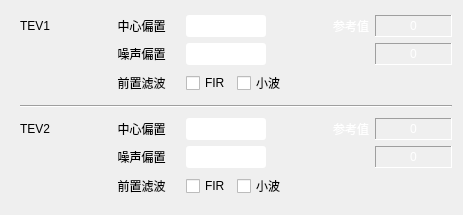
<?xml version="1.0" encoding="UTF-8"?>
<ui version="4.0">
 <class>DebugChannelHigh</class>
 <widget class="QWidget" name="DebugChannelHigh">
  <property name="geometry">
   <rect>
    <x>0</x>
    <y>0</y>
    <width>463</width>
    <height>215</height>
   </rect>
  </property>
  <property name="windowTitle">
   <string>Form</string>
  </property>
  <layout class="QVBoxLayout" name="verticalLayout">
   <property name="leftMargin">
    <number>20</number>
   </property>
   <item>
    <layout class="QGridLayout" name="gridLayout">
     <property name="verticalSpacing">
      <number>6</number>
     </property>
     <item row="0" column="3">
      <widget class="QLabel" name="label_4">
       <property name="styleSheet">
        <string notr="true">color:white</string>
       </property>
       <property name="text">
        <string>参考值</string>
       </property>
       <property name="alignment">
        <set>Qt::AlignRight|Qt::AlignTrailing|Qt::AlignVCenter</set>
       </property>
      </widget>
     </item>
     <item row="1" column="1">
      <widget class="QLabel" name="lab_noise_h1">
       <property name="text">
        <string>噪声偏置</string>
       </property>
       <property name="alignment">
        <set>Qt::AlignCenter</set>
       </property>
      </widget>
     </item>
     <item row="0" column="1">
      <widget class="QLabel" name="lab_zero_h1">
       <property name="text">
        <string>中心偏置</string>
       </property>
       <property name="alignment">
        <set>Qt::AlignCenter</set>
       </property>
      </widget>
     </item>
     <item row="2" column="2">
      <layout class="QHBoxLayout" name="horizontalLayout_5">
       <item>
        <widget class="TTKCheckButtonWidget" name="cbx_FIR_h1">
         <property name="text">
          <string>FIR</string>
         </property>
        </widget>
       </item>
       <item>
        <widget class="TTKCheckButtonWidget" name="cbx_wavelet_h1">
         <property name="text">
          <string>小波</string>
         </property>
        </widget>
       </item>
      </layout>
     </item>
     <item row="2" column="1">
      <widget class="QLabel" name="lab_filter_h1">
       <property name="text">
        <string>前置滤波</string>
       </property>
       <property name="alignment">
        <set>Qt::AlignCenter</set>
       </property>
      </widget>
     </item>
     <item row="0" column="2">
      <widget class="QLineEdit" name="lineEdit_H1_ZERO">
       <property name="sizePolicy">
        <sizepolicy hsizetype="Preferred" vsizetype="Fixed">
         <horstretch>0</horstretch>
         <verstretch>0</verstretch>
        </sizepolicy>
       </property>
       <property name="maximumSize">
        <size>
         <width>80</width>
         <height>22</height>
        </size>
       </property>
       <property name="styleSheet">
        <string notr="true">QLineEdit,QDateTimeEdit{
border:0px solid #242424;
border-radius:3px;
padding:2px;
color:#FFFFFF;
selection-background-color:#1C1C28;
selection-color:#0EC3FD;
}</string>
       </property>
       <property name="text">
        <string notr="true"/>
       </property>
       <property name="alignment">
        <set>Qt::AlignCenter</set>
       </property>
      </widget>
     </item>
     <item row="0" column="4">
      <widget class="QLabel" name="lab_offset_zero_h1">
       <property name="baseSize">
        <size>
         <width>20</width>
         <height>0</height>
        </size>
       </property>
       <property name="styleSheet">
        <string notr="true">color:white</string>
       </property>
       <property name="frameShape">
        <enum>QFrame::Panel</enum>
       </property>
       <property name="frameShadow">
        <enum>QFrame::Sunken</enum>
       </property>
       <property name="text">
        <string notr="true">0</string>
       </property>
       <property name="alignment">
        <set>Qt::AlignCenter</set>
       </property>
      </widget>
     </item>
     <item row="1" column="4">
      <widget class="QLabel" name="lab_offset_noise_h1">
       <property name="baseSize">
        <size>
         <width>20</width>
         <height>0</height>
        </size>
       </property>
       <property name="styleSheet">
        <string notr="true">color:white</string>
       </property>
       <property name="frameShape">
        <enum>QFrame::Panel</enum>
       </property>
       <property name="frameShadow">
        <enum>QFrame::Sunken</enum>
       </property>
       <property name="text">
        <string notr="true">0</string>
       </property>
       <property name="alignment">
        <set>Qt::AlignCenter</set>
       </property>
      </widget>
     </item>
     <item row="0" column="0">
      <widget class="QLabel" name="label_H1">
       <property name="text">
        <string>TEV1</string>
       </property>
       <property name="alignment">
        <set>Qt::AlignLeading|Qt::AlignLeft|Qt::AlignVCenter</set>
       </property>
      </widget>
     </item>
     <item row="1" column="2">
      <widget class="QLineEdit" name="lineEdit_H1_NOISE">
       <property name="sizePolicy">
        <sizepolicy hsizetype="Preferred" vsizetype="Fixed">
         <horstretch>0</horstretch>
         <verstretch>0</verstretch>
        </sizepolicy>
       </property>
       <property name="maximumSize">
        <size>
         <width>80</width>
         <height>22</height>
        </size>
       </property>
       <property name="styleSheet">
        <string notr="true">QLineEdit,QDateTimeEdit{
border:0px solid #242424;
border-radius:3px;
padding:2px;
color:#FFFFFF;
selection-background-color:#1C1C28;
selection-color:#0EC3FD;
}</string>
       </property>
       <property name="text">
        <string notr="true"/>
       </property>
       <property name="alignment">
        <set>Qt::AlignCenter</set>
       </property>
      </widget>
     </item>
    </layout>
   </item>
   <item>
    <widget class="Line" name="line">
     <property name="orientation">
      <enum>Qt::Horizontal</enum>
     </property>
    </widget>
   </item>
   <item>
    <layout class="QGridLayout" name="gridLayout_2">
     <property name="verticalSpacing">
      <number>6</number>
     </property>
     <item row="0" column="4">
      <widget class="QLabel" name="lab_offset_zero_h2">
       <property name="styleSheet">
        <string notr="true">color:white</string>
       </property>
       <property name="frameShape">
        <enum>QFrame::Panel</enum>
       </property>
       <property name="frameShadow">
        <enum>QFrame::Sunken</enum>
       </property>
       <property name="text">
        <string notr="true">0</string>
       </property>
       <property name="alignment">
        <set>Qt::AlignCenter</set>
       </property>
      </widget>
     </item>
     <item row="2" column="2">
      <layout class="QHBoxLayout" name="horizontalLayout_6">
       <item>
        <widget class="TTKCheckButtonWidget" name="cbx_FIR_h2">
         <property name="text">
          <string>FIR</string>
         </property>
        </widget>
       </item>
       <item>
        <widget class="TTKCheckButtonWidget" name="cbx_wavelet_h2">
         <property name="text">
          <string>小波</string>
         </property>
        </widget>
       </item>
      </layout>
     </item>
     <item row="1" column="2">
      <widget class="QLineEdit" name="lineEdit_H2_NOISE">
       <property name="sizePolicy">
        <sizepolicy hsizetype="Preferred" vsizetype="Fixed">
         <horstretch>0</horstretch>
         <verstretch>0</verstretch>
        </sizepolicy>
       </property>
       <property name="maximumSize">
        <size>
         <width>80</width>
         <height>22</height>
        </size>
       </property>
       <property name="styleSheet">
        <string notr="true">QLineEdit,QDateTimeEdit{
border:0px solid #242424;
border-radius:3px;
padding:2px;
color:#FFFFFF;
selection-background-color:#1C1C28;
selection-color:#0EC3FD;
}</string>
       </property>
       <property name="text">
        <string notr="true"/>
       </property>
       <property name="alignment">
        <set>Qt::AlignCenter</set>
       </property>
      </widget>
     </item>
     <item row="0" column="3">
      <widget class="QLabel" name="label_9">
       <property name="styleSheet">
        <string notr="true">color:white</string>
       </property>
       <property name="text">
        <string>参考值</string>
       </property>
       <property name="alignment">
        <set>Qt::AlignRight|Qt::AlignTrailing|Qt::AlignVCenter</set>
       </property>
      </widget>
     </item>
     <item row="0" column="2">
      <widget class="QLineEdit" name="lineEdit_H2_ZERO">
       <property name="sizePolicy">
        <sizepolicy hsizetype="Preferred" vsizetype="Fixed">
         <horstretch>0</horstretch>
         <verstretch>0</verstretch>
        </sizepolicy>
       </property>
       <property name="maximumSize">
        <size>
         <width>80</width>
         <height>22</height>
        </size>
       </property>
       <property name="styleSheet">
        <string notr="true">QLineEdit,QDateTimeEdit{
border:0px solid #242424;
border-radius:3px;
padding:2px;
color:#FFFFFF;
selection-background-color:#1C1C28;
selection-color:#0EC3FD;
}</string>
       </property>
       <property name="text">
        <string notr="true"/>
       </property>
       <property name="alignment">
        <set>Qt::AlignCenter</set>
       </property>
      </widget>
     </item>
     <item row="0" column="1">
      <widget class="QLabel" name="lab_zero_h2">
       <property name="text">
        <string>中心偏置</string>
       </property>
       <property name="alignment">
        <set>Qt::AlignCenter</set>
       </property>
      </widget>
     </item>
     <item row="1" column="4">
      <widget class="QLabel" name="lab_offset_noise_h2">
       <property name="styleSheet">
        <string notr="true">color:white</string>
       </property>
       <property name="frameShape">
        <enum>QFrame::Panel</enum>
       </property>
       <property name="frameShadow">
        <enum>QFrame::Sunken</enum>
       </property>
       <property name="text">
        <string notr="true">0</string>
       </property>
       <property name="alignment">
        <set>Qt::AlignCenter</set>
       </property>
      </widget>
     </item>
     <item row="1" column="1">
      <widget class="QLabel" name="lab_noise_h2">
       <property name="text">
        <string>噪声偏置</string>
       </property>
       <property name="alignment">
        <set>Qt::AlignCenter</set>
       </property>
      </widget>
     </item>
     <item row="0" column="0">
      <widget class="QLabel" name="label_H2">
       <property name="text">
        <string>TEV2</string>
       </property>
       <property name="alignment">
        <set>Qt::AlignLeading|Qt::AlignLeft|Qt::AlignVCenter</set>
       </property>
      </widget>
     </item>
     <item row="2" column="1">
      <widget class="QLabel" name="lab_filter_h2">
       <property name="text">
        <string>前置滤波</string>
       </property>
       <property name="alignment">
        <set>Qt::AlignCenter</set>
       </property>
      </widget>
     </item>
    </layout>
   </item>
  </layout>
 </widget>
 <customwidgets>
  <customwidget>
   <class>TTKCheckButtonWidget</class>
   <extends>QCheckBox</extends>
   <header location="global">Gui/TTK/ttkcheckbuttonwidget.h</header>
  </customwidget>
 </customwidgets>
 <resources/>
 <connections/>
</ui>
